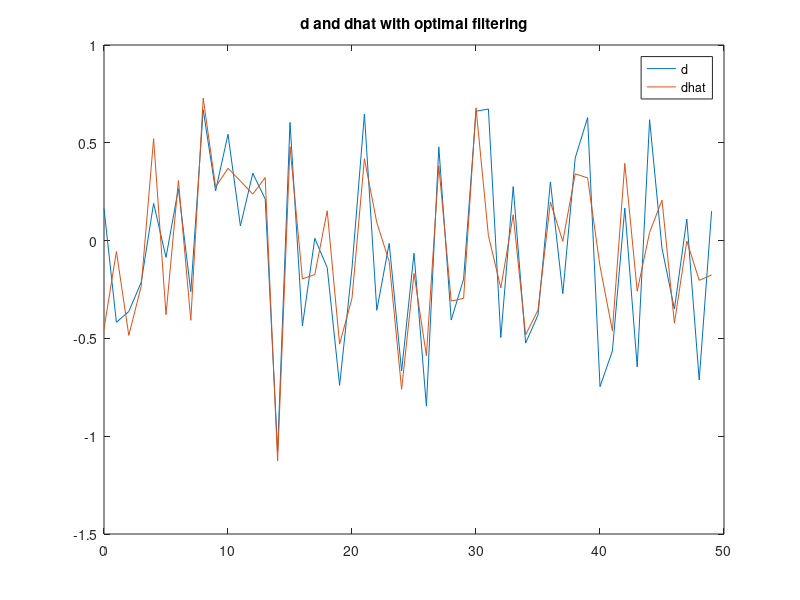
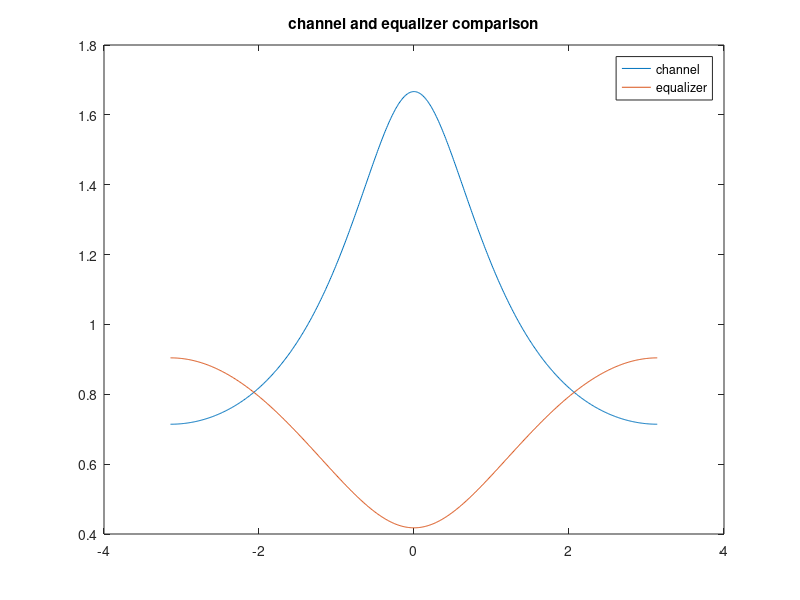
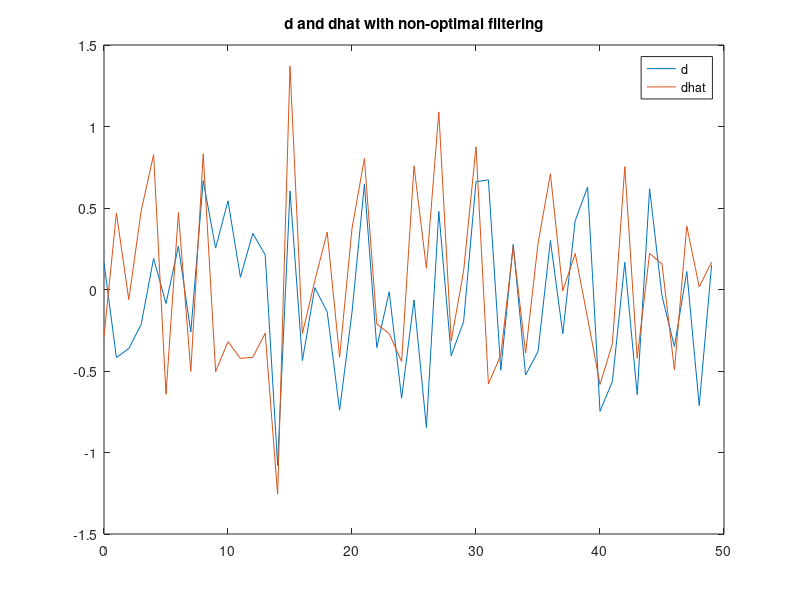

Here is the MATLAB script that generated these plots, in order:
N = 50;
sigmav2 = 0.2;sigmav = sqrt(sigmav2);
v = sigmav * randn(N,1);
b = [1];
ad = [1 0.3];
d = filter(b,ad,v);

ac = [1 -0.4];
u = filter(b,ac,d);
sigman2 = 0.1; sigman = sqrt(sigman2);
n = sigman * randn(N,1);
f = n + u;

be = [0.6610 -0.2433];
dhat = filter(be,1,f);

figure(1);
n = 0:N-1;
plot(n, d);
hold on;
plot(n, dhat);
hold off;
legend('d', 'dhat', Location='best');
title('d and dhat with optimal filtering');
saveas(gcf, 'optimal_filtering.png');
esquaredopt = sum((d - dhat).^2)/N

w = -pi:.01:pi;
Hc = 1./(1 - 0.4*exp(-j.*w));
He = 0.6610 - 0.2433*exp(-j.*w);
figure(2);
plot(w,abs(Hc));
hold on;
plot(w, abs(He));
hold off;
legend('channel', 'equalizer', Location='best');
title('channel and equalizer comparison');
saveas(gcf, 'channel_equalizer.png');

be = [.4230932 -0.8945];
dhat = filter(be,1,f);

figure(3);
n = 0:N-1;
plot(n, d);
hold on;
plot(n, dhat);
hold off;
legend('d', 'dhat', Location='best');
title('d and dhat with non-optimal filtering')
saveas(gcf, 'non_optimal_filtering.png');
esquarednopt = sum((d - dhat).^2)/N
